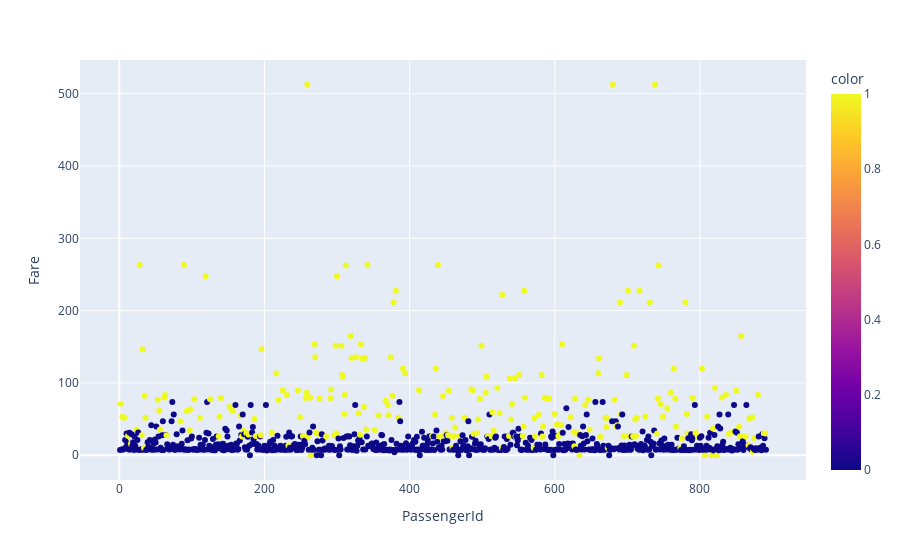

Notebook code cell kept with this figure:
### Code cell
fig = px.scatter(train_data,x='PassengerId',y='Fare',color=clf.labels_)
fig.show()

### Figure 1 — Plotly figure (JSON) as saved in the notebook; plotly's stock layout.template omitted (floating-point values rounded to 4 significant figures; data arrays with more than 128 entries replaced by an {"elided": "..."} marker saying what was removed)
{"data": [{"hovertemplate": "PassengerId=%{x}<br>Fare=%{y}<br>color=%{marker.color}<extra></extra>", "legendgroup": "", "marker": {"color": {"elided": "891 int values"}, "coloraxis": "coloraxis", "symbol": "circle"}, "mode": "markers", "name": "", "orientation": "v", "showlegend": false, "x": {"elided": "891 int values"}, "xaxis": "x", "y": {"elided": "891 float values"}, "yaxis": "y", "type": "scatter"}], "layout": {"xaxis": {"anchor": "y", "domain": [0, 1], "title": {"text": "PassengerId"}}, "yaxis": {"anchor": "x", "domain": [0, 1], "title": {"text": "Fare"}}, "coloraxis": {"colorbar": {"title": {"text": "color"}}, "colorscale": [[0, "#0d0887"], [0.1111, "#46039f"], [0.2222, "#7201a8"], [0.3333, "#9c179e"], [0.4444, "#bd3786"], [0.5556, "#d8576b"], [0.6667, "#ed7953"], [0.7778, "#fb9f3a"], [0.8889, "#fdca26"], [1, "#f0f921"]]}, "legend": {"tracegroupgap": 0}, "margin": {"t": 60}}}
